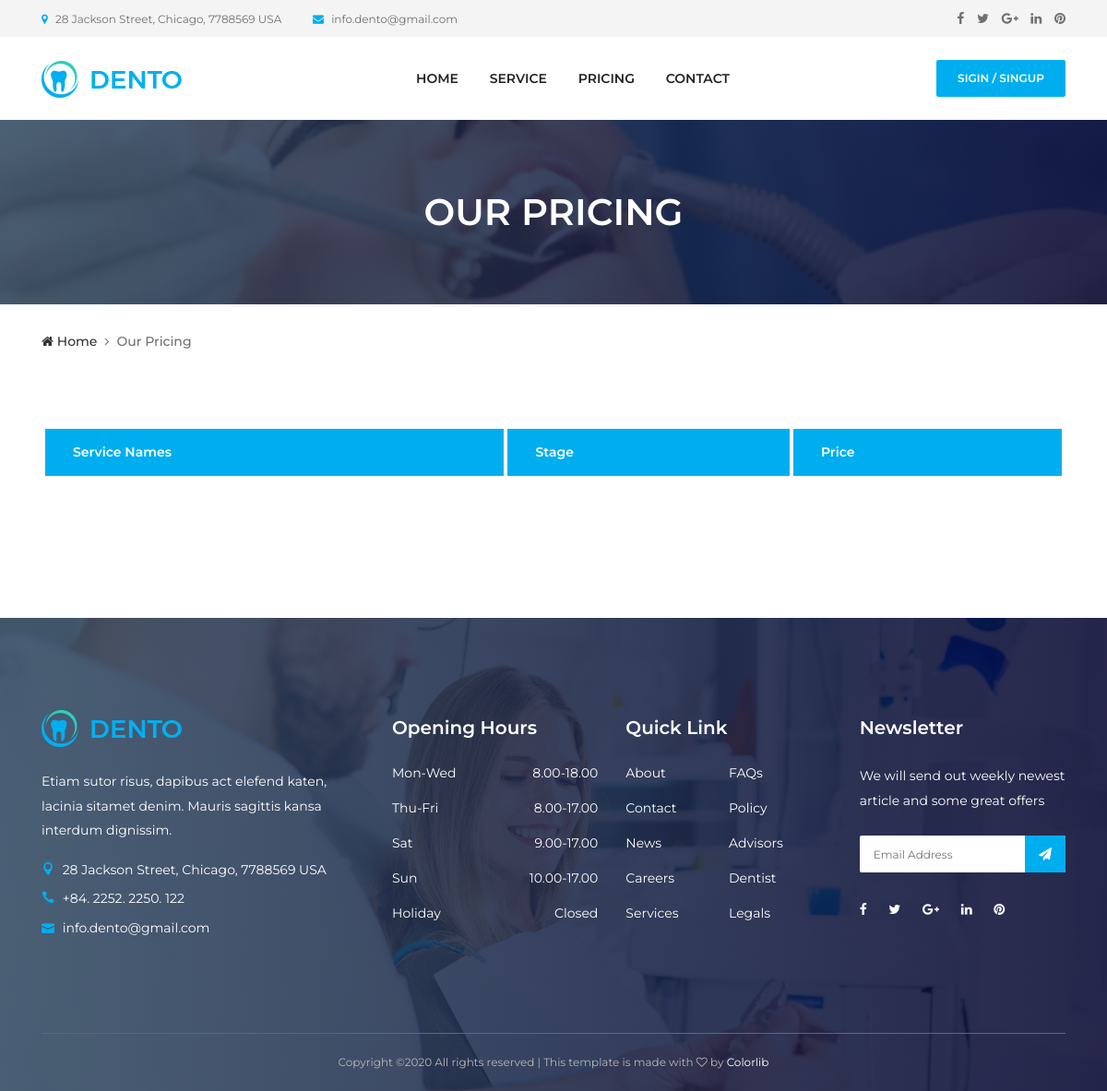
/price/, run on an earlier commit of the app's database.
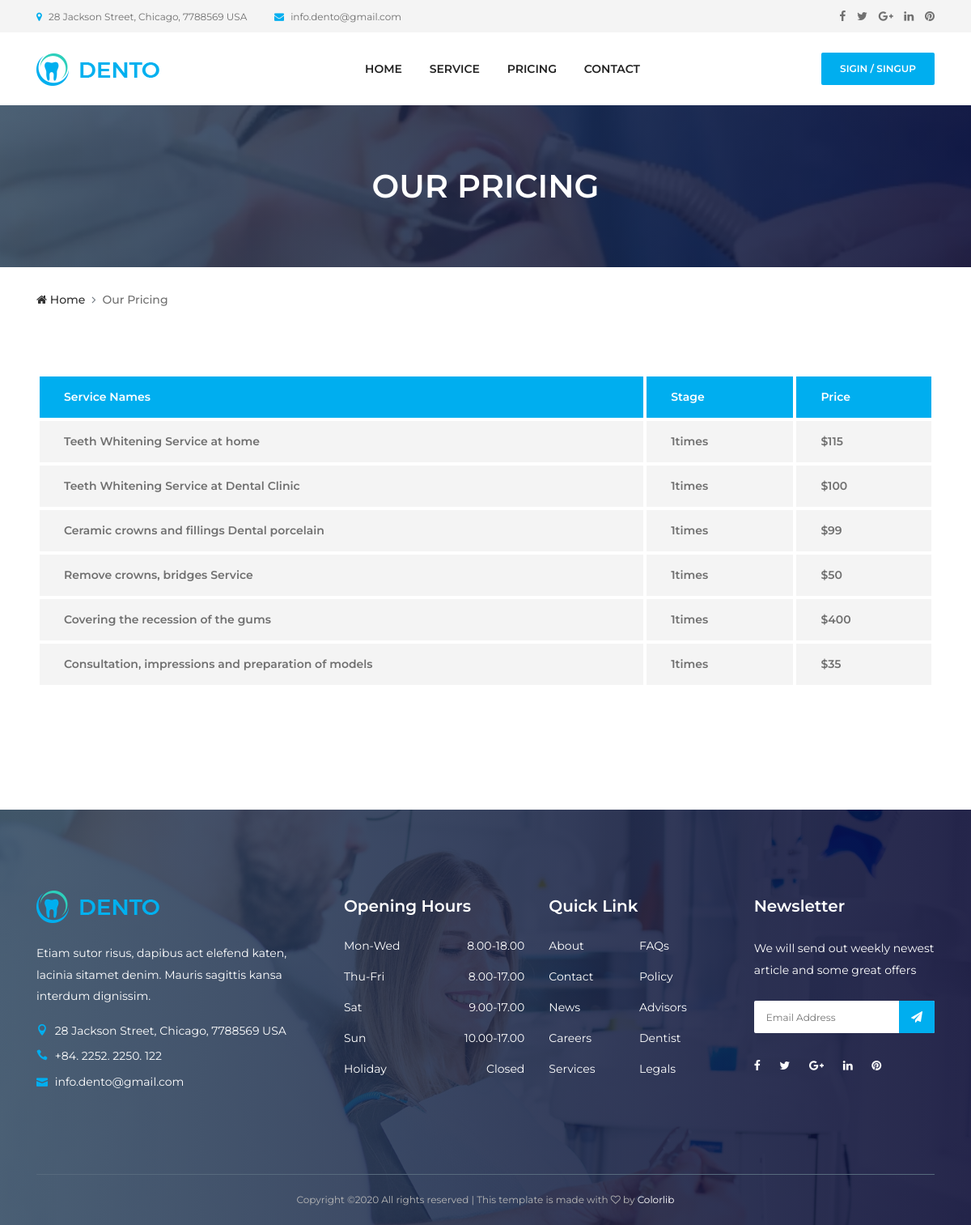
And on a later commit of the database.
### main/models.py (models this page shows, shortened)
class Price(models.Model):
    serive_name = models.CharField(max_length=220, blank=True)
    stage = models.IntegerField()
    prices = models.IntegerField()

### main/views.py (the view)
# urls.py: path('price/', views.price, name='price'),
def price(request):
    prices = Price.objects.all()
    return render(request, 'pricing.html', {'prices': prices})

### main/templates/pricing.html (shortened to what this page needs)
{% extends 'master.html' %}
{% load static %}
{% block body %}
  <div class="breadcumb-area bg-img bg-gradient-overlay" style="background-image: url(img/bg-img/12.jpg);">
    <div class="container h-100">
      <div class="row h-100 align-items-center">
        <div class="col-12">
          <h2 class="title">Our Pricing</h2>
        </div>
      </div>
    </div>
  </div>
  <div class="breadcumb--con">
    <div class="container">
      <div class="row">
        <div class="col-12">
          <nav aria-label="breadcrumb">
            <ol class="breadcrumb">
              <li class="breadcrumb-item"><a href="#"><i class="fa fa-home"></i> Home</a></li>
              <li class="breadcrumb-item active" aria-current="page">Our Pricing</li>
            </ol>
          </nav>
        </div>
      </div>
    </div>
  </div>
  <section class="dento-pricing-table-area mt-50 section-padding-0-100">
    <div class="container">
      <div class="row">
        <div class="col-12">
          <div class="dento-price-table table-responsive">
            <table class="table table-borderless mb-0">
              <thead>
                <tr>
                  <th scope="col">Service Names</th>
                  <th scope="col">Stage</th>
                  <th scope="col">Price</th>
                </tr>
              </thead>
              <tbody>
                  {% for price in prices %}
                <tr>
                  <th scope="row">{{price.serive_name}}</th>
                  <td>{{price.stage}}times</td>
                  <td>${{price.prices}}</td>
                </tr>
                {% endfor %}
              </tbody>
            </table>
          </div>
        </div>
        <div class="col-12">
        </div>
      </div>
    </div>
  </section>
  {% endblock %}

### main/templates/master.html (shortened to what this page needs)
{% load static %}
<!DOCTYPE html>
<html lang="en">
<head>
  <link rel="stylesheet" href="{% static 'main/style.css' %}" />
</head>
<body>
  <header class="header-area">
    <div class="top-header-area">
      <div class="container h-100">
        <div class="row h-100 align-items-center">
          <div class="col-6 col-md-9 col-lg-8">
            <div class="top-header-content">
              <a href="#" data-toggle="tooltip" data-placement="bottom" title="28 Jackson Street, Chicago, 7788569 USA"><i class="fa fa-map-marker"></i> <span>28 Jackson Street, Chicago, 7788569 USA</span></a>
              <a href="#" data-toggle="tooltip" data-placement="bottom" title="info.dento@gmail.com"><i class="fa fa-envelope"></i> <span>info.dento@gmail.com</span></a>
            </div>
          </div>
          <div class="col-6 col-md-3 col-lg-4">
            <div class="top-header-social-info text-right">
              <a href="#" data-toggle="tooltip" data-placement="bottom" title="Facebook"><i class="fa fa-facebook"></i></a>
              <a href="#" data-toggle="tooltip" data-placement="bottom" title="Twitter"><i class="fa fa-twitter"></i></a>
              <a href="#" data-toggle="tooltip" data-placement="bottom" title="Google Plus"><i class="fa fa-google-plus"></i></a>
              <a href="#" data-toggle="tooltip" data-placement="bottom" title="Linkedin"><i class="fa fa-linkedin"></i></a>
              <a href="#" data-toggle="tooltip" data-placement="bottom" title="Pinterest"><i class="fa fa-pinterest"></i></a>
            </div>
          </div>
        </div>
      </div>
    </div>
    <div class="main-header-area">
      <div class="classy-nav-container breakpoint-off">
        <div class="container">
          <nav class="classy-navbar justify-content-between" id="dentoNav">
            <a class="nav-brand" href="index.html"><img src="./img/core-img/logo.png" alt=""></a>
            <div class="classy-menu">
              <div class="classynav">
                <ul id="nav">
                  <li><a href="{% url 'home' %}">Home</a></li>
                  <li><a href="service.html">Service</a></li>
                  <li><a href="{% url 'price' %}">Pricing</a></li>
                  <li><a href="{% url 'contact' %}">Contact</a></li>
                </ul>
              </div>
            </div>
            <a href="#" class="btn dento-btn booking-btn">SigIn / SingUp</a>
          </nav>
        </div>
      </div>
    </div>
  </header>
{% block body %}
{% endblock %}
  <footer class="footer-area bg-img bg-gradient-overlay" style="background-image: url(img/bg-img/3.jpg);">
    <div class="container">
      <div class="row">
        <div class="col-12 col-sm-6 col-lg-4">
          <div class="single-footer-widget">
            <a href="./index.html" class="d-block mb-4"><img src="./img/core-img/logo.png" alt=""></a>
            <p>Etiam sutor risus, dapibus act elefend katen, lacinia sitamet denim. Mauris sagittis kansa interdum dignissim.</p>
            <div class="footer-contact">
              <p><i class="icon_pin"></i> 28 Jackson Street, Chicago, 7788569 USA</p>
              <p><i class="icon_phone"></i> +84. 2252. 2250. 122</p>
              <p><i class="icon_mail"></i> info.dento@gmail.com</p>
            </div>
          </div>
        </div>
        <div class="col-12 col-sm-6 col-lg">
          <div class="single-footer-widget">
            <h5 class="widget-title">Opening Hours</h5>
            <ul class="opening-hours">
              <li><span>Mon-Wed</span> <span>8.00-18.00</span></li>
              <li><span>Thu-Fri</span> <span>8.00-17.00</span></li>
              <li><span>Sat</span> <span>9.00-17.00</span></li>
              <li><span>Sun</span> <span>10.00-17.00</span></li>
              <li><span>Holiday</span> <span>Closed</span></li>
            </ul>
          </div>
        </div>
        <div class="col-12 col-sm-6 col-lg">
          <div class="single-footer-widget">
            <h5 class="widget-title">Quick Link</h5>
            <nav>
              <ul class="quick-links">
                <li><a href="#">About</a></li>
                <li><a href="#">FAQs</a></li>
                <li><a href="#">Contact</a></li>
                <li><a href="#">Policy</a></li>
                <li><a href="#">News</a></li>
                <li><a href="#">Advisors</a></li>
                <li><a href="#">Careers</a></li>
                <li><a href="#">Dentist</a></li>
                <li><a href="#">Services</a></li>
                <li><a href="#">Legals</a></li>
              </ul>
            </nav>
          </div>
        </div>
        <div class="col-12 col-sm-6 col-lg">
          <div class="single-footer-widget">
            <h5 class="widget-title">Newsletter</h5>
            <p>We will send out weekly newest article and some great offers</p>
            <div class="footer-newsletter-form">
              <form action="#" method="post">
                <input type="email" name="nl-email" value="" placeholder="Email Address">
                <button type="submit"><i class="fa fa-paper-plane" aria-hidden="true"></i></button>
              </form>
            </div>
            <div class="footer-social-info">
              <a href="#" data-toggle="tooltip" data-placement="top" title="Facebook"><i class="fa fa-facebook"></i></a>
              <a href="#" data-toggle="tooltip" data-placement="top" title="Twitter"><i class="fa fa-twitter"></i></a>
              <a href="#" data-toggle="tooltip" data-placement="top" title="Google Plus"><i class="fa fa-google-plus"></i></a>
              <a href="#" data-toggle="tooltip" data-placement="top" title="Linkedin"><i class="fa fa-linkedin"></i></a>
              <a href="#" data-toggle="tooltip" data-placement="top" title="Pinterest"><i class="fa fa-pinterest"></i></a>
            </div>
          </div>
        </div>
      </div>
    </div>
    <div class="container">
      <div class="row">
        <div class="col-12">
          <div class="copywrite-content">
            <p>
Copyright &copy;<script>document.write(new Date().getFullYear());</script> All rights reserved | This template is made with <i class="fa fa-heart-o" aria-hidden="true"></i> by <a href="https://colorlib.com" target="_blank">Colorlib</a>
</p>
          </div>
        </div>
      </div>
    </div>
  </footer>
</body>
</html>

### main/static/main/css/default-assets/classy-nav.css (style rules this page uses)
body { font-family: "Roboto", sans-serif; }
ul { margin: 0; }
ul li { list-style: none; }
img { height: auto; max-width: 100%; }
.bg-img { background-position: center center; background-size: cover; background-repeat: no-repeat; }
.classy-nav-container { position: relative; z-index: 100; background-color: #ffffff; }
.classy-nav-container * { box-sizing: border-box; }
.classy-nav-container a { -webkit-transition-duration: 500ms; transition-duration: 500ms; text-decoration: none; outline: none; font-size: 14px; font-weight: 400; color: #232323; display: inline-block; }
.justify-content-between { -webkit-box-pack: justify; -ms-flex-pack: justify; justify-content: space-between; }
.classy-navbar { width: 100%; height: 70px; padding: 0.5em 2em; display: -webkit-box; display: -ms-flexbox; display: flex; -webkit-box-align: center; -ms-flex-align: center; -ms-grid-row-align: center; align-items: center; }
.classy-navbar .nav-brand { font-size: 26px; font-weight: 500; color: #565656; display: inline-block; margin-right: 30px; }
.classynav ul li { display: inline-block; clear: both; position: inherit; z-index: 10; }
.classynav ul li a { padding: 0 12px; display: block; height: 35px; font-size: 14px; line-height: 34px; }
.breakpoint-off .classynav { display: -webkit-box; display: -ms-flexbox; display: flex; -webkit-box-align: center; -ms-flex-align: center; -ms-grid-row-align: center; align-items: center; }

What changed in the data, as far as the page shows it:
added Price: serive_name "Teeth Whitening Service at home", stage "1", prices "115"
added Price: serive_name "Teeth Whitening Service at Dental Clinic", stage "1", prices "100"
added Price: serive_name "Ceramic crowns and fillings Dental porcelain", stage "1", prices "99"
added Price: serive_name "Remove crowns, bridges Service", stage "1", prices "50"
added Price: serive_name "Covering the recession of the gums", stage "1", prices "400"
added Price: serive_name "Consultation, impressions and preparation of models", stage "1", prices "35"
